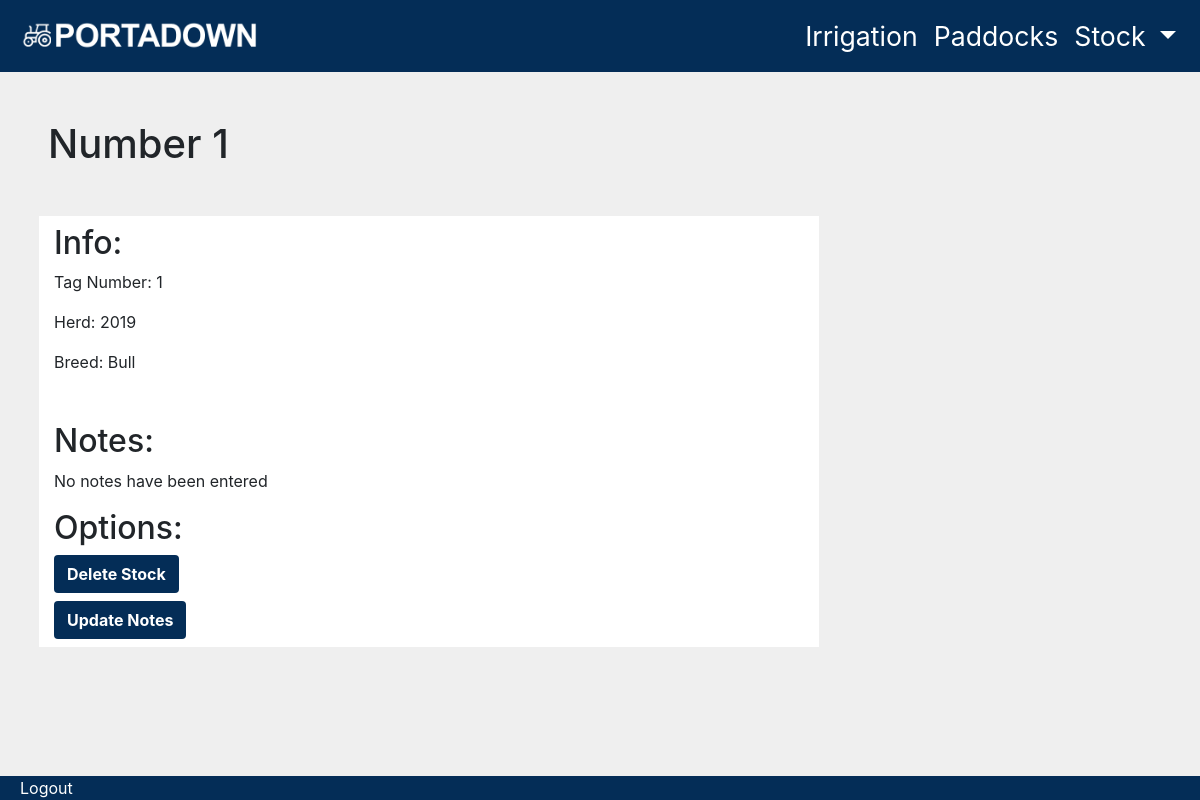
Screenshot of /portadown/managestock.php?stockID=5 (signed in) with the database file from the repository.
### tables this page shows
CREATE TABLE `stock` (
  `stockID` int(5) NOT NULL,
  `tag_number` int(3) NOT NULL,
  `herdID` int(5) NOT NULL,
  `breedID` int(5) NOT NULL,
  `notes` varchar(500) NOT NULL COMMENT 'This allows the user to make notes on the individual cattle '
);

CREATE TABLE `herd` (
  `herdID` int(5) NOT NULL,
  `herd_year` char(4) NOT NULL
);

CREATE TABLE `breed` (
  `breedID` int(5) NOT NULL,
  `breed_name` varchar(25) NOT NULL
);

### portadown/managestock.php (the view, shortened to what this page needs)
<?php
include("dbconnect.php");
if (!isset($_GET['stockID'])) {
  header("Location: stock.php?error=error");
} else {
  $stockID = $_GET['stockID'];
}
$stockinfo_sql = "SELECT * FROM stock JOIN breed ON stock.breedID=breed.breedID JOIN herd ON stock.herdID=herd.herdID WHERE stockID = $stockID";
$stockinfo_qry = mysqli_query($dbconnect, $stockinfo_sql);
$stockinfo_aa = mysqli_fetch_assoc($stockinfo_qry);
$breed = $stockinfo_aa['breed_name'];
$herd = $stockinfo_aa['herd_year'];
$tag_number = $stockinfo_aa['tag_number'];
$notes = $stockinfo_aa['notes'];
if (empty($notes)) {
  $notes = "No notes have been entered";
}
?>
<!doctype html>
<html lang="en">
  <head>
    <link rel="stylesheet" href="https://stackpath.bootstrapcdn.com/bootstrap/4.1.3/css/bootstrap.min.css">
    <link rel="stylesheet" href="style.css">
  </head>
  <body>
    <?php include("navbar.php") ?>
      <h1 class="my-5 ml-lg-5 ml-md-3 mx-3">Number <?php echo $tag_number ?></h1>
      <div class="container row col-12 m-auto pb-5">
        <div class="col-lg-8 ml-4 bg-white">
          <h2 class="mt-2">Info:</h2>
          <p>Tag Number: <?php echo $tag_number ?></p>
          <p>Herd: <?php echo $herd ?></p>
          <p>Breed: <?php echo $breed ?></p>
          <br>
          <h2 class="mt-2">Notes:</h2>
          <p><?php echo $notes ?></p>
          <h2 class="mt-2">Options:</h2>
          <form action="deletestock.php" method="post">
            <button class="btn main-colour mb-2 font-weight-bold" onclick="return confirm('Are you sure you want to delete this animal? This action cannot be undone.')" style="color: white;" type="submit" name="button">Delete Stock</button>
          </form>
          <form action="updatenotes.php" method="post">
            <button class="btn main-colour mb-2 font-weight-bold" style="color: white;" type="submit" name="button">Update Notes</button>
          </form>
        </div>
      </div>
      <?php include("footer.php") ?>
  </body>
</html>

### portadown/style.css (style rules this page uses)
* { font-family: arial, !important; }
.main-colour { background-color: #042D57 }
.container { background-color: #EFEFEF }
body { background-color: #EFEFEF; }

### rows the page displays
stock: tag_number "1", herdID.herd_year "2019", breedID.breed_name "Bull"

### other values shown
$notes "No notes have been entered"
